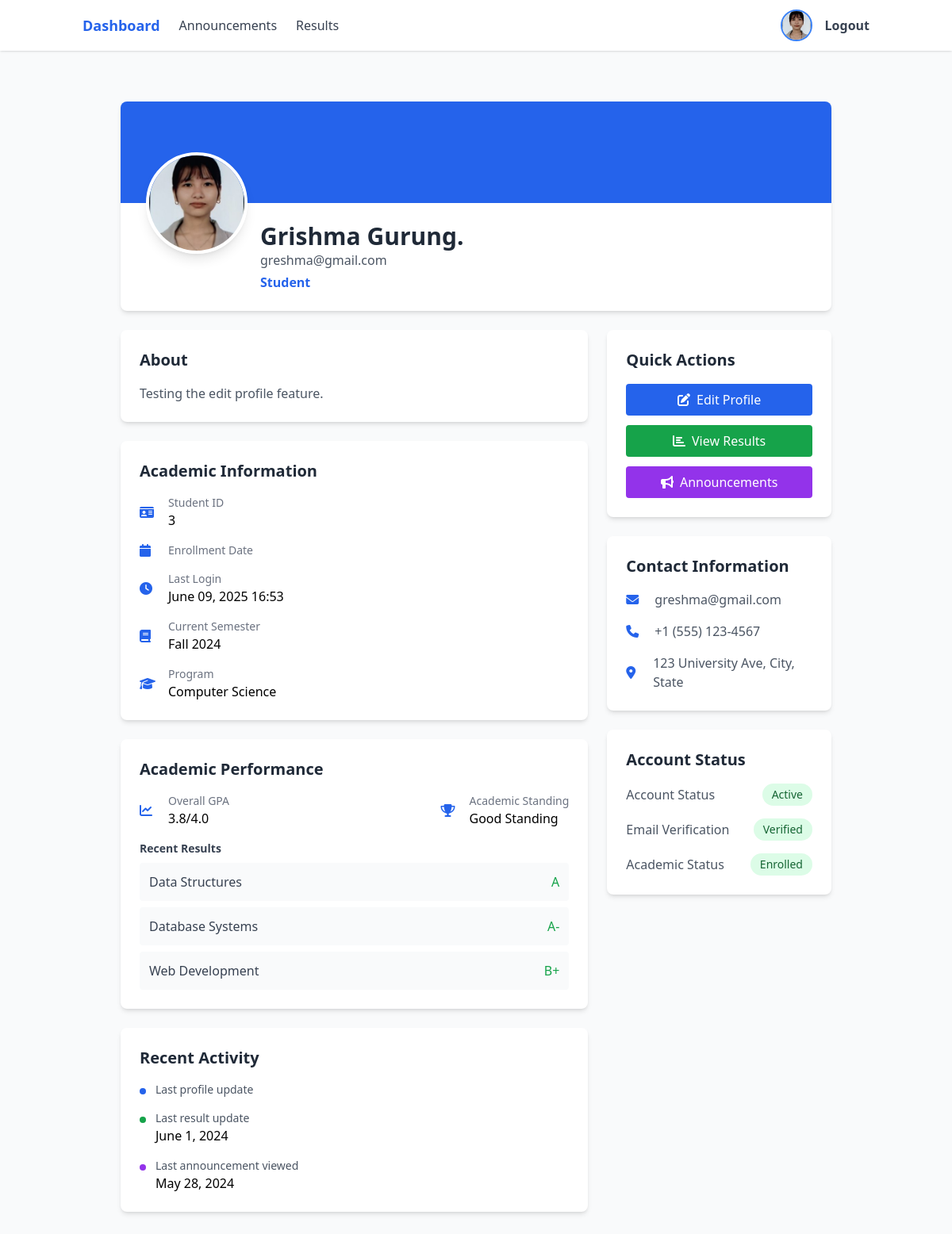
The page /student/profile/ (signed in) on the database as committed earlier.
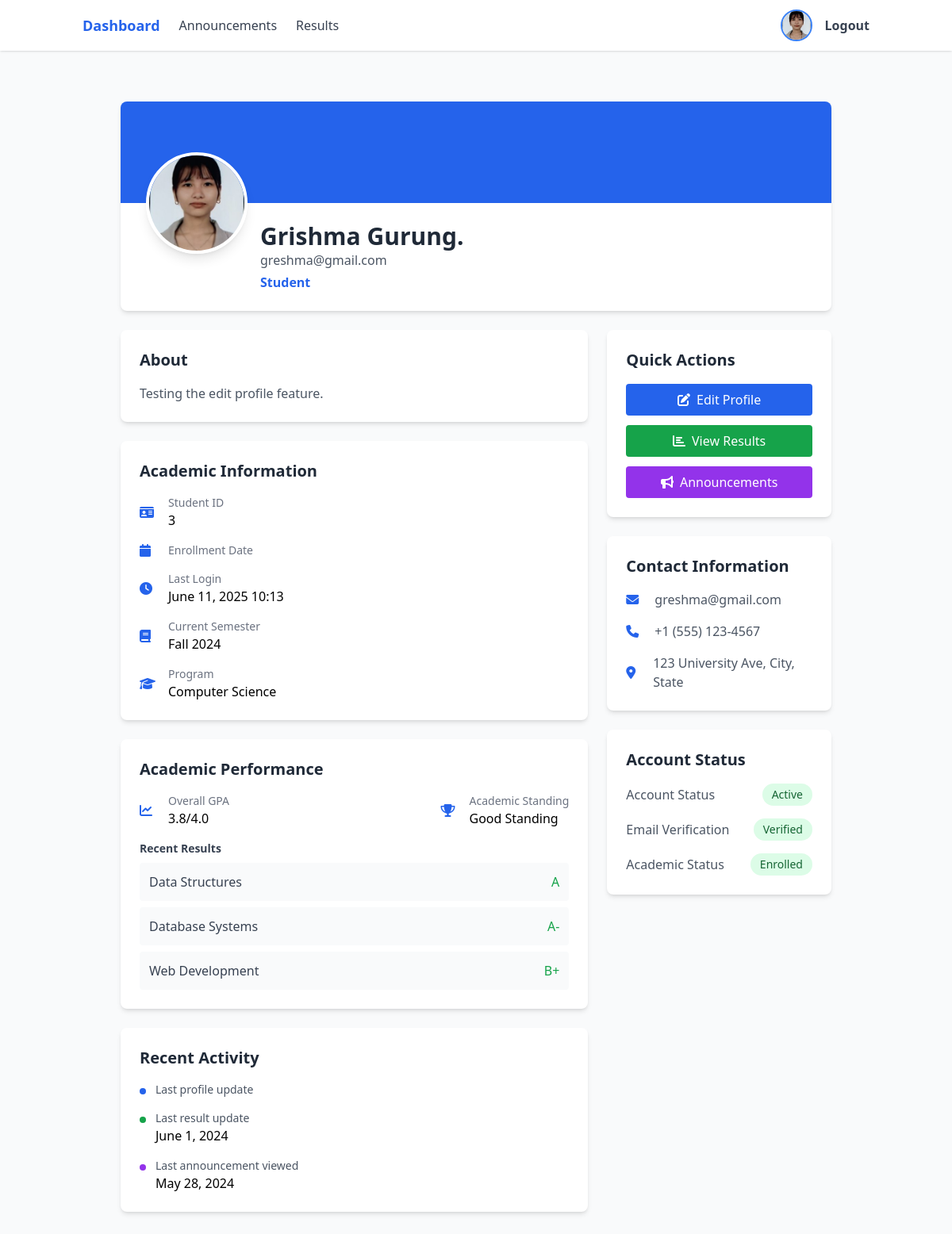
The same page on the database as committed later.
### users/models.py (models this page shows, shortened)
class User(AbstractBaseUser, PermissionsMixin):
    ROLE_CHOICES = [
        ('teacher', 'Teacher'),
        ('student', 'Student'),
        ('admin', 'Admin'),
    ]
    email = models.EmailField(unique=True)
    role = models.CharField(max_length=10, choices=ROLE_CHOICES)
    is_active = models.BooleanField(default=True)
    is_staff = models.BooleanField(default=False)
    profile_image = models.ImageField(upload_to=user_profile_image_path, null=True, blank=True)
    full_name = models.CharField(max_length=255, null=True, blank=True)
    bio = models.TextField(null=True, blank=True)
    USERNAME_FIELD = 'email'
    REQUIRED_FIELDS = ['role']
    objects = UserManager()
    @property
    def is_teacher(self):
        return self.role == 'teacher'
    def get_role_display(self):
        return dict(self.ROLE_CHOICES).get(self.role, self.role)

### users/views.py (the view)
# urls.py: path('student/profile/', views.profile, name='profile'),
@login_required
def profile(request):
    if request.user.role != 'student':
        return redirect('login')
    return render(request, 'users/profile.html')

### users/templates/users/profile.html (shortened to what the changed rows need)
{% extends 'users/base.html' %}
{% block content %}
<div class="container mx-auto px-4 py-8">
    <div class="max-w-4xl mx-auto">
        <div class="bg-white rounded-lg shadow-md overflow-hidden">
            <div class="px-8 py-6 relative">
                <div class="absolute -top-16 left-8">
                    {% if user.profile_image %}
                        <img src="{{ user.profile_image.url }}" alt="Profile" class="w-32 h-32 rounded-full object-cover border-4 border-white shadow-lg">
                    {% else %}
                        <img src="https://ui-avatars.com/api/?name={{ user.full_name|default:user.email }}&background=3b82f6&color=fff&size=128" class="w-32 h-32 rounded-full object-cover border-4 border-white shadow-lg">
                    {% endif %}
                </div>
                <div class="ml-36">
                    <h2 class="text-3xl font-bold text-gray-800">{{ user.full_name }}</h2>
                    <p class="text-gray-600">{{ user.email }}</p>
                    <p class="text-blue-600 font-semibold mt-1">{{ user.get_role_display }}</p>
                </div>
            </div>
        </div>
        <div class="grid grid-cols-1 md:grid-cols-3 gap-6 mt-6">
            <div class="md:col-span-2 space-y-6">
                <div class="bg-white rounded-lg shadow-md p-6">
                    <h3 class="text-xl font-semibold text-gray-800 mb-4">About</h3>
                    <p class="text-gray-600">{{ user.bio|default:"No bio available" }}</p>
                </div>
                <div class="bg-white rounded-lg shadow-md p-6">
                    <div class="space-y-4">
                        <div class="flex items-center">
                            <div class="ml-3">
                                <p class="text-sm text-gray-500">Student ID</p>
                                <p class="font-medium">{{ user.id }}</p>
                            </div>
                        </div>
                        <div class="flex items-center">
                            <div class="ml-3">
                                <p class="text-sm text-gray-500">Last Login</p>
                                <p class="font-medium">{{ user.last_login|date:"F d, Y H:i" }}</p>
                            </div>
                        </div>
                    </div>
                </div>
            </div>
            <div class="space-y-6">
                <div class="bg-white rounded-lg shadow-md p-6">
                    <div class="space-y-4">
                        <div class="flex items-center">
                            <i class="fas fa-envelope text-blue-600 w-6"></i>
                            <p class="ml-3 text-gray-600">{{ user.email }}</p>
                        </div>
                    </div>
                </div>
            </div>
        </div>
    </div>
</div>
{% endblock %}

### users/templates/users/navbar.html
{% if user.is_teacher %}
<nav class="bg-white shadow fixed top-0 left-0 right-0 z-50">
    <div class="container mx-auto px-4 py-3 flex items-center justify-between">
        <div class="flex items-center space-x-6">
            <a href="{% url 'teacher_dashboard' %}" class="text-blue-600 font-bold text-lg">Dashboard</a>
            <a href="{% url 'teacher_announcements' %}" class="text-gray-700 hover:text-blue-600">Announcements</a>
            <a href="{% url 'teacher_results' %}" class="text-gray-700 hover:text-blue-600">Results</a>
            <a href="{% url 'teacher_students' %}" class="text-gray-700 hover:text-blue-600">Students</a>
        </div>
        <div class="flex items-center space-x-4">
            <a href="{% url 'profile' %}" class="flex items-center">
                {% if user.profile_image %}
                    <img src="{{ user.profile_image.url }}" alt="Profile" class="w-10 h-10 rounded-full object-cover border-2 border-blue-500">
                {% else %}
                    <span class="w-10 h-10 flex items-center justify-center rounded-full bg-gray-300 text-gray-600">
                        <i class="fas fa-user"></i>
                    </span>
                {% endif %}
            </a>
            <a href="{% url 'logout' %}" class="text-gray-700 hover:text-red-500 font-semibold">Logout</a>
        </div>
    </div>
</nav>
{% else %}
<nav class="bg-white shadow fixed top-0 left-0 right-0 z-50">
    <div class="container mx-auto px-4 py-3 flex items-center justify-between">
        <div class="flex items-center space-x-6">
            <a href="{% url 'student_dashboard' %}" class="text-blue-600 font-bold text-lg">Dashboard</a>
            <a href="{% url 'student_announcements' %}" class="text-gray-700 hover:text-blue-600">Announcements</a>
            <a href="{% url 'student_results' %}" class="text-gray-700 hover:text-blue-600">Results</a>
        </div>
        <div class="flex items-center space-x-4">
            <a href="{% url 'profile' %}" class="flex items-center">
                {% if user.profile_image %}
                    <img src="{{ user.profile_image.url }}" alt="Profile" class="w-10 h-10 rounded-full object-cover border-2 border-blue-500">
                {% else %}
                    <span class="w-10 h-10 flex items-center justify-center rounded-full bg-gray-300 text-gray-600">
                        <i class="fas fa-user"></i>
                    </span>
                {% endif %}
            </a>
            <a href="{% url 'logout' %}" class="text-gray-700 hover:text-red-500 font-semibold">Logout</a>
        </div>
    </div>
</nav>
{% endif %}

Rows that differ between the two databases and show on the page:
changed User "Grishma Gurung.": last_login "June 09, 2025 16:53" → "June 11, 2025 10:13"
